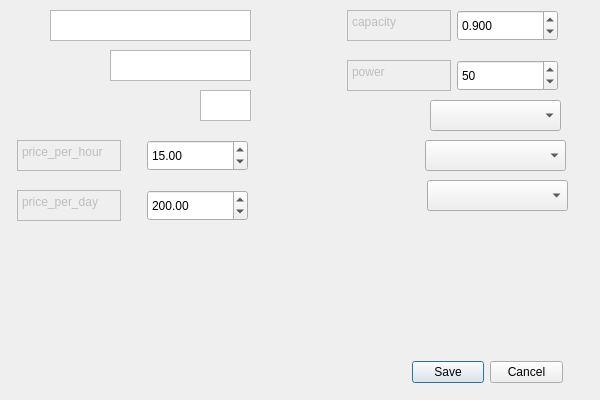
<?xml version="1.0" encoding="UTF-8"?>
<ui version="4.0">
 <class>AddCarDialogClass</class>
 <widget class="QDialog" name="AddCarDialogClass">
  <property name="geometry">
   <rect>
    <x>0</x>
    <y>0</y>
    <width>600</width>
    <height>400</height>
   </rect>
  </property>
  <property name="windowTitle">
   <string>AddCarDialog</string>
  </property>
  <widget class="QPlainTextEdit" name="productionYearEditText">
   <property name="geometry">
    <rect>
     <x>200</x>
     <y>90</y>
     <width>51</width>
     <height>31</height>
    </rect>
   </property>
   <property name="inputMethodHints">
    <set>Qt::ImhDigitsOnly</set>
   </property>
   <property name="plainText">
    <string/>
   </property>
   <property name="placeholderText">
    <string notr="true">1999</string>
   </property>
  </widget>
  <widget class="QPlainTextEdit" name="plainTextEdit_4">
   <property name="enabled">
    <bool>false</bool>
   </property>
   <property name="geometry">
    <rect>
     <x>17</x>
     <y>140</y>
     <width>104</width>
     <height>31</height>
    </rect>
   </property>
   <property name="inputMethodHints">
    <set>Qt::ImhNone</set>
   </property>
   <property name="plainText">
    <string>price_per_hour</string>
   </property>
  </widget>
  <widget class="QDoubleSpinBox" name="pricePerDaySpinbox">
   <property name="geometry">
    <rect>
     <x>147</x>
     <y>190</y>
     <width>101</width>
     <height>31</height>
    </rect>
   </property>
   <property name="maximum">
    <double>1000.000000000000000</double>
   </property>
   <property name="singleStep">
    <double>0.100000000000000</double>
   </property>
   <property name="value">
    <double>200.000000000000000</double>
   </property>
  </widget>
  <widget class="QPlainTextEdit" name="modelEditText">
   <property name="geometry">
    <rect>
     <x>110</x>
     <y>50</y>
     <width>141</width>
     <height>31</height>
    </rect>
   </property>
   <property name="inputMethodHints">
    <set>Qt::ImhNone</set>
   </property>
   <property name="plainText">
    <string/>
   </property>
   <property name="placeholderText">
    <string>model</string>
   </property>
  </widget>
  <widget class="QComboBox" name="transmissionCombobox">
   <property name="geometry">
    <rect>
     <x>425</x>
     <y>140</y>
     <width>141</width>
     <height>31</height>
    </rect>
   </property>
   <property name="currentIndex">
    <number>-1</number>
   </property>
   <property name="placeholderText">
    <string>transmission</string>
   </property>
   <item>
    <property name="text">
     <string>manual</string>
    </property>
   </item>
   <item>
    <property name="text">
     <string>automatic</string>
    </property>
   </item>
  </widget>
  <widget class="QDoubleSpinBox" name="capacitySpinbox">
   <property name="geometry">
    <rect>
     <x>457</x>
     <y>10</y>
     <width>101</width>
     <height>31</height>
    </rect>
   </property>
   <property name="decimals">
    <number>3</number>
   </property>
   <property name="minimum">
    <double>0.050000000000000</double>
   </property>
   <property name="maximum">
    <double>15.000000000000000</double>
   </property>
   <property name="singleStep">
    <double>0.050000000000000</double>
   </property>
   <property name="value">
    <double>0.900000000000000</double>
   </property>
  </widget>
  <widget class="QDoubleSpinBox" name="pricePerHourSpinbox">
   <property name="geometry">
    <rect>
     <x>147</x>
     <y>140</y>
     <width>101</width>
     <height>31</height>
    </rect>
   </property>
   <property name="minimum">
    <double>0.100000000000000</double>
   </property>
   <property name="maximum">
    <double>100.000000000000000</double>
   </property>
   <property name="singleStep">
    <double>0.100000000000000</double>
   </property>
   <property name="value">
    <double>15.000000000000000</double>
   </property>
  </widget>
  <widget class="QDialogButtonBox" name="buttonBox">
   <property name="geometry">
    <rect>
     <x>412</x>
     <y>360</y>
     <width>151</width>
     <height>24</height>
    </rect>
   </property>
   <property name="standardButtons">
    <set>QDialogButtonBox::Cancel|QDialogButtonBox::Save</set>
   </property>
  </widget>
  <widget class="QPlainTextEdit" name="plainTextEdit_7">
   <property name="enabled">
    <bool>false</bool>
   </property>
   <property name="geometry">
    <rect>
     <x>347</x>
     <y>60</y>
     <width>104</width>
     <height>31</height>
    </rect>
   </property>
   <property name="inputMethodHints">
    <set>Qt::ImhNone</set>
   </property>
   <property name="plainText">
    <string>power</string>
   </property>
  </widget>
  <widget class="QSpinBox" name="powerSpinbox">
   <property name="geometry">
    <rect>
     <x>457</x>
     <y>60</y>
     <width>101</width>
     <height>31</height>
    </rect>
   </property>
   <property name="minimum">
    <number>1</number>
   </property>
   <property name="maximum">
    <number>2000</number>
   </property>
   <property name="singleStep">
    <number>10</number>
   </property>
   <property name="value">
    <number>50</number>
   </property>
  </widget>
  <widget class="QComboBox" name="fuelTypeCombobox">
   <property name="geometry">
    <rect>
     <x>427</x>
     <y>180</y>
     <width>141</width>
     <height>31</height>
    </rect>
   </property>
   <property name="currentIndex">
    <number>-1</number>
   </property>
   <property name="placeholderText">
    <string>fuel_type</string>
   </property>
   <item>
    <property name="text">
     <string>petrol</string>
    </property>
   </item>
   <item>
    <property name="text">
     <string>petrol_and_lpg</string>
    </property>
   </item>
   <item>
    <property name="text">
     <string>diesel</string>
    </property>
   </item>
   <item>
    <property name="text">
     <string>electric</string>
    </property>
   </item>
  </widget>
  <widget class="QPlainTextEdit" name="plainTextEdit_5">
   <property name="enabled">
    <bool>false</bool>
   </property>
   <property name="geometry">
    <rect>
     <x>17</x>
     <y>190</y>
     <width>104</width>
     <height>31</height>
    </rect>
   </property>
   <property name="inputMethodHints">
    <set>Qt::ImhNone</set>
   </property>
   <property name="plainText">
    <string>price_per_day</string>
   </property>
  </widget>
  <widget class="QPlainTextEdit" name="plainTextEdit_6">
   <property name="enabled">
    <bool>false</bool>
   </property>
   <property name="geometry">
    <rect>
     <x>347</x>
     <y>10</y>
     <width>104</width>
     <height>31</height>
    </rect>
   </property>
   <property name="inputMethodHints">
    <set>Qt::ImhNone</set>
   </property>
   <property name="plainText">
    <string>capacity</string>
   </property>
  </widget>
  <widget class="QPlainTextEdit" name="manufacturerEditText">
   <property name="geometry">
    <rect>
     <x>50</x>
     <y>10</y>
     <width>201</width>
     <height>31</height>
    </rect>
   </property>
   <property name="inputMethodHints">
    <set>Qt::ImhNone</set>
   </property>
   <property name="plainText">
    <string/>
   </property>
   <property name="placeholderText">
    <string>manufacturer</string>
   </property>
  </widget>
  <widget class="QComboBox" name="driveCombobox">
   <property name="geometry">
    <rect>
     <x>430</x>
     <y>100</y>
     <width>131</width>
     <height>31</height>
    </rect>
   </property>
   <property name="currentIndex">
    <number>-1</number>
   </property>
   <property name="placeholderText">
    <string>drive</string>
   </property>
   <item>
    <property name="text">
     <string>front</string>
    </property>
   </item>
   <item>
    <property name="text">
     <string>rear</string>
    </property>
   </item>
   <item>
    <property name="text">
     <string>all</string>
    </property>
   </item>
  </widget>
 </widget>
 <layoutdefault spacing="6" margin="11"/>
 <resources/>
 <connections/>
</ui>
